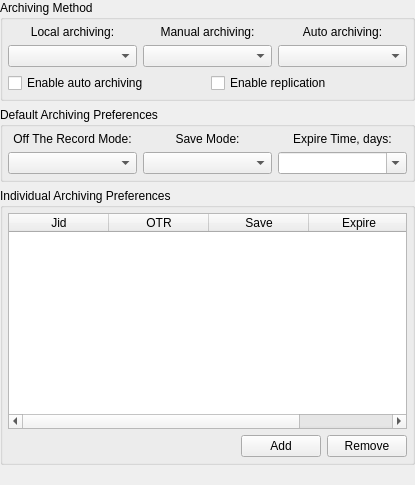
<ui version="4.0" >
 <class>ArchiveOptionsClass</class>
 <widget class="QWidget" name="ArchiveOptionsClass" >
  <property name="geometry" >
   <rect>
    <x>0</x>
    <y>0</y>
    <width>415</width>
    <height>485</height>
   </rect>
  </property>
  <layout class="QVBoxLayout" name="verticalLayout_2" >
   <property name="margin" >
    <number>0</number>
   </property>
   <item>
    <widget class="QGroupBox" name="grbMethod" >
     <property name="title" >
      <string>Archiving Method</string>
     </property>
     <layout class="QVBoxLayout" name="verticalLayout" >
      <property name="margin" >
       <number>5</number>
      </property>
      <item>
       <layout class="QGridLayout" name="gridLayout" >
        <item row="0" column="0" >
         <widget class="QLabel" name="lblMethodLocal" >
          <property name="text" >
           <string>Local archiving:</string>
          </property>
          <property name="alignment" >
           <set>Qt::AlignCenter</set>
          </property>
         </widget>
        </item>
        <item row="0" column="1" >
         <widget class="QLabel" name="lblMethodManual" >
          <property name="text" >
           <string>Manual archiving:</string>
          </property>
          <property name="alignment" >
           <set>Qt::AlignCenter</set>
          </property>
         </widget>
        </item>
        <item row="0" column="2" >
         <widget class="QLabel" name="lblMethodAuto" >
          <property name="text" >
           <string>Auto archiving:</string>
          </property>
          <property name="alignment" >
           <set>Qt::AlignCenter</set>
          </property>
         </widget>
        </item>
        <item row="1" column="0" >
         <widget class="QComboBox" name="cmbMethodLocal" >
          <property name="sizePolicy" >
           <sizepolicy vsizetype="Fixed" hsizetype="Expanding" >
            <horstretch>0</horstretch>
            <verstretch>0</verstretch>
           </sizepolicy>
          </property>
         </widget>
        </item>
        <item row="1" column="1" >
         <widget class="QComboBox" name="cmbMethodManual" >
          <property name="sizePolicy" >
           <sizepolicy vsizetype="Fixed" hsizetype="Expanding" >
            <horstretch>0</horstretch>
            <verstretch>0</verstretch>
           </sizepolicy>
          </property>
         </widget>
        </item>
        <item row="1" column="2" >
         <widget class="QComboBox" name="cmbMethodAuto" >
          <property name="sizePolicy" >
           <sizepolicy vsizetype="Fixed" hsizetype="Expanding" >
            <horstretch>0</horstretch>
            <verstretch>0</verstretch>
           </sizepolicy>
          </property>
         </widget>
        </item>
       </layout>
      </item>
      <item>
       <layout class="QHBoxLayout" name="horizontalLayout_2" >
        <item>
         <widget class="QCheckBox" name="chbAutoSave" >
          <property name="text" >
           <string>Enable auto archiving</string>
          </property>
         </widget>
        </item>
        <item>
         <widget class="QCheckBox" name="chbReplication" >
          <property name="text" >
           <string>Enable replication</string>
          </property>
         </widget>
        </item>
       </layout>
      </item>
     </layout>
    </widget>
   </item>
   <item>
    <widget class="QGroupBox" name="grbDefault" >
     <property name="title" >
      <string>Default Archiving Preferences</string>
     </property>
     <layout class="QGridLayout" >
      <property name="margin" >
       <number>5</number>
      </property>
      <item row="0" column="0" >
       <widget class="QLabel" name="lblModeOTR" >
        <property name="text" >
         <string>Off The Record Mode:</string>
        </property>
        <property name="alignment" >
         <set>Qt::AlignCenter</set>
        </property>
       </widget>
      </item>
      <item row="0" column="1" >
       <widget class="QLabel" name="lblModeSave" >
        <property name="text" >
         <string>Save Mode:</string>
        </property>
        <property name="alignment" >
         <set>Qt::AlignCenter</set>
        </property>
       </widget>
      </item>
      <item row="0" column="2" >
       <widget class="QLabel" name="lblExpireTime" >
        <property name="text" >
         <string>Expire Time, days:</string>
        </property>
        <property name="alignment" >
         <set>Qt::AlignCenter</set>
        </property>
       </widget>
      </item>
      <item row="1" column="0" >
       <widget class="QComboBox" name="cmbModeOTR" />
      </item>
      <item row="1" column="1" >
       <widget class="QComboBox" name="cmbModeSave" />
      </item>
      <item row="1" column="2" >
       <widget class="QComboBox" name="cmbExpireTime" >
        <property name="editable" >
         <bool>true</bool>
        </property>
       </widget>
      </item>
     </layout>
    </widget>
   </item>
   <item>
    <widget class="QGroupBox" name="grbIndividual" >
     <property name="title" >
      <string>Individual Archiving Preferences</string>
     </property>
     <layout class="QVBoxLayout" >
      <property name="margin" >
       <number>5</number>
      </property>
      <item>
       <widget class="QTableWidget" name="tbwItemPrefs" >
        <property name="alternatingRowColors" >
         <bool>true</bool>
        </property>
        <property name="selectionMode" >
         <enum>QAbstractItemView::NoSelection</enum>
        </property>
        <property name="selectionBehavior" >
         <enum>QAbstractItemView::SelectRows</enum>
        </property>
        <property name="sortingEnabled" >
         <bool>true</bool>
        </property>
        <property name="columnCount" >
         <number>4</number>
        </property>
        <column>
         <property name="text" >
          <string>Jid</string>
         </property>
        </column>
        <column>
         <property name="text" >
          <string>OTR</string>
         </property>
        </column>
        <column>
         <property name="text" >
          <string>Save</string>
         </property>
        </column>
        <column>
         <property name="text" >
          <string>Expire</string>
         </property>
        </column>
       </widget>
      </item>
      <item>
       <layout class="QHBoxLayout" name="horizontalLayout" >
        <item>
         <spacer name="horizontalSpacer" >
          <property name="orientation" >
           <enum>Qt::Horizontal</enum>
          </property>
          <property name="sizeHint" stdset="0" >
           <size>
            <width>40</width>
            <height>20</height>
           </size>
          </property>
         </spacer>
        </item>
        <item>
         <widget class="QPushButton" name="pbtAdd" >
          <property name="text" >
           <string>Add</string>
          </property>
         </widget>
        </item>
        <item>
         <widget class="QPushButton" name="pbtRemove" >
          <property name="text" >
           <string>Remove</string>
          </property>
         </widget>
        </item>
       </layout>
      </item>
     </layout>
    </widget>
   </item>
   <item>
    <widget class="QLabel" name="lblStatus" >
     <property name="wordWrap" >
      <bool>true</bool>
     </property>
    </widget>
   </item>
  </layout>
 </widget>
 <layoutdefault spacing="6" margin="11" />
 <resources/>
 <connections/>
</ui>
